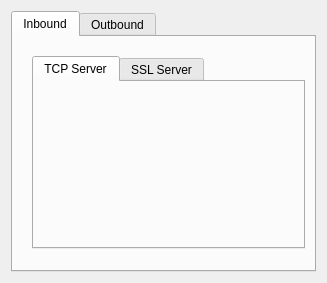
<?xml version="1.0" encoding="UTF-8"?>
<ui version="4.0">
 <class>VHttpProxyWidget</class>
 <widget class="QWidget" name="VHttpProxyWidget">
  <property name="geometry">
   <rect>
    <x>0</x>
    <y>0</y>
    <width>327</width>
    <height>283</height>
   </rect>
  </property>
  <property name="windowTitle">
   <string>Form</string>
  </property>
  <layout class="QGridLayout" name="mainLayout">
   <item row="0" column="0">
    <widget class="QTabWidget" name="tabWidget">
     <property name="currentIndex">
      <number>0</number>
     </property>
     <widget class="QWidget" name="tabInbound">
      <attribute name="title">
       <string>Inbound</string>
      </attribute>
      <widget class="QWidget" name="gridLayoutWidget">
       <property name="geometry">
        <rect>
         <x>10</x>
         <y>10</y>
         <width>291</width>
         <height>211</height>
        </rect>
       </property>
       <layout class="QGridLayout" name="glInbound">
        <property name="leftMargin">
         <number>9</number>
        </property>
        <property name="topMargin">
         <number>9</number>
        </property>
        <property name="rightMargin">
         <number>9</number>
        </property>
        <property name="bottomMargin">
         <number>9</number>
        </property>
        <item row="0" column="0">
         <widget class="QTabWidget" name="tabWidget2">
          <property name="currentIndex">
           <number>0</number>
          </property>
          <widget class="QWidget" name="tabTcpServer">
           <attribute name="title">
            <string>TCP Server</string>
           </attribute>
           <widget class="QWidget" name="gridLayoutWidget_3">
            <property name="geometry">
             <rect>
              <x>10</x>
              <y>10</y>
              <width>160</width>
              <height>80</height>
             </rect>
            </property>
            <layout class="QGridLayout" name="glTcpServer">
             <property name="leftMargin">
              <number>9</number>
             </property>
             <property name="topMargin">
              <number>9</number>
             </property>
             <property name="rightMargin">
              <number>9</number>
             </property>
             <property name="bottomMargin">
              <number>9</number>
             </property>
            </layout>
           </widget>
          </widget>
          <widget class="QWidget" name="tabSslServer">
           <attribute name="title">
            <string>SSL Server</string>
           </attribute>
           <widget class="QWidget" name="gridLayoutWidget_4">
            <property name="geometry">
             <rect>
              <x>10</x>
              <y>10</y>
              <width>160</width>
              <height>80</height>
             </rect>
            </property>
            <layout class="QGridLayout" name="glSslServer">
             <property name="leftMargin">
              <number>9</number>
             </property>
             <property name="topMargin">
              <number>9</number>
             </property>
             <property name="rightMargin">
              <number>9</number>
             </property>
             <property name="bottomMargin">
              <number>9</number>
             </property>
            </layout>
           </widget>
          </widget>
         </widget>
        </item>
       </layout>
      </widget>
     </widget>
     <widget class="QWidget" name="tabOutbound">
      <attribute name="title">
       <string>Outbound</string>
      </attribute>
      <widget class="QWidget" name="gridLayoutWidget_2">
       <property name="geometry">
        <rect>
         <x>10</x>
         <y>10</y>
         <width>160</width>
         <height>80</height>
        </rect>
       </property>
       <layout class="QGridLayout" name="glOutbound">
        <property name="leftMargin">
         <number>9</number>
        </property>
        <property name="topMargin">
         <number>9</number>
        </property>
        <property name="rightMargin">
         <number>9</number>
        </property>
        <property name="bottomMargin">
         <number>9</number>
        </property>
       </layout>
      </widget>
     </widget>
    </widget>
   </item>
  </layout>
 </widget>
 <resources/>
 <connections/>
</ui>
